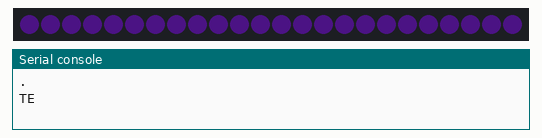
Recording of a program running on a simulated ESP32 board running MicroPython. On the bench: 24 RGB LEDs in strip order, left to right, the last lines printed to the serial console. Dim RGB values are drawn brighter than linear; WiFi joins after 1.5 s; the clock reads 2024-03-15 10:24:30 at power-on unless the program sets it; random numbers come from a fixed seed.

Above: at 0.3 s.
At 1.1 s:
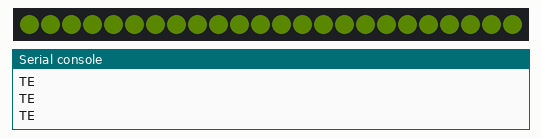
At 2.0 s:
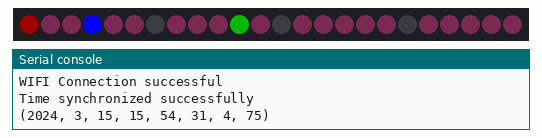
At 7.5 s:
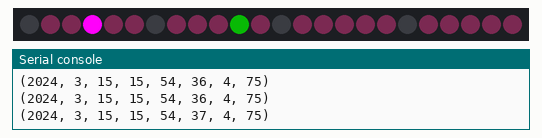
At 24.1 s:
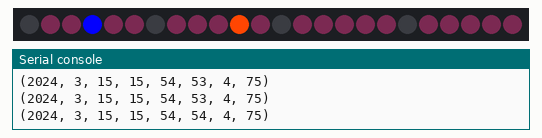
At 37.2 s:
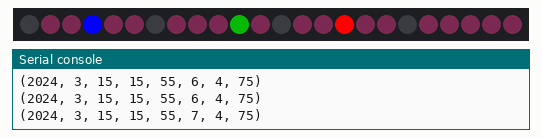

Measured:
- what the display in image 2 shows lasts 0.5 s, from 1.9 s to 2.4 s
- what the display in image 3 shows lasts 2.0 s, from 7.5 s to 9.5 s
- what the display in image 4 shows lasts 3.0 s, from 24.1 s to 27.1 s

The program:

Internet_connected_clock.py
```python
import neopixel
import time
import machine
import network
import ntptime
from random import randint # time-pass using random colours

# Settings

wifi_SSID = ['ssid0','ssid1']  #wifi ssid(s)
wifi_PWD  = ['pwd0','pwd1']    #wifi pwd(s)
wifi_id = 0                    #which ssid/pwd to use(follow python array rules whie entering a value)
time_off = 5.5 * 3600  # UTC offset in seconds
bg_col = (3, 1, 2)     # Background color
np_pin = 1             # NeoPixel pin
ck_type = 12           # Clock type: 12 or 24-hour format # work in progress

# Neopixel setup
pin = machine.Pin(np_pin)   # Set GPIO to output to drive NeoPixels
np = neopixel.NeoPixel(pin, 24)   # Create NeoPixel driver on GPIO0 for 24 pixels

# Network setup
sta = network.WLAN(network.STA_IF)
sta.active(True)

# Try connecting to WiFi and syncing time, until success
while True:
    time.sleep(.25)
    np.fill((randint(0,10), randint(0,10), randint(0,10)))
    np.write()
    print('.')
    try:
        if not sta.isconnected():
            sta.connect(wifi_SSID[wifi_id], wifi_PWD[wifi_id])
            while not sta.isconnected():
                pass
                print('TE')
                np.fill((randint(0,10), randint(0,10), randint(0,10)))
                np.write()
                time.sleep(.2)

        print('WIFI Connection successful')

        try:
            ntptime.settime()  # Sync time from NTP server
            print("Time synchronized successfully")
            break
        except Exception as e:
            print("Error syncing time:", e)
            actual_time = (2023, 9, 12, 1, 56, 0, 0, 0)  # Default time if NTP fails
    except Exception as e:
        print("WiFi connection failed, setting default time")
        actual_time = (2023, 9, 12, 1, 56, 0, 0, 0)  # Default time if no WiFi


# Timezone offset
UTC_OFFSET = int(time_off)

# Helper functions
def map_value(x, in_min, in_max, out_min, out_max):
    return (x - in_min) * (out_max - out_min) / (in_max - out_min) + out_min

def get_pix_value(tm, ip=60, ct=24):
    return round(map_value(tm, 0, ip, 0, ct))

def write(r, g, b, i):
    np[i] = (r, g, b)  # Set the pixel color

def orient(inp):
    return (inp + 12) % 24  # Always map the position to the 24-pixel range

def get_sec():
    seconds = actual_time[5]
    return orient(get_pix_value(tm=seconds, ip=60, ct=24))  # Always use 24 pixels for seconds

def get_min():
    minutes = actual_time[4]
    return orient(get_pix_value(tm=minutes, ip=60, ct=24))  # Always use 24 pixels for minutes

def get_hr():
    hour = actual_time[3]

    if ck_type == 12:
        if hour == 0:
            hour = 12  # Midnight becomes 12 AM
        elif hour > 12:
            hour -= 12  # Convert 13-23 to 1-11 for PM

    #pixel_range = ck_type# == 12 else 24
    return get_pix_value(hour, ip=24)#, ct=pixel_range))

def f_to_i(a, b, c):
    return int(a), int(b), int(c)

def update_color(r, g, b, i, dim=False):
    #if ck_type == 12 and actual_time[3] >= 12:
    #    r, g, b = f_to_i(r/2, g/2, b/2)  # Dim colors by 50% for PM#'''# work in progress


    tup = np[i]
    nr = r if r != '-' else tup[0]
    ng = g if g != '-' else tup[1]
    nb = b if b != '-' else tup[2]
    if dim:
        nr = round(nr/8)
        ng = round(ng/8)
        nb = round(nb/8)
        #print(nr)
        #print(ng)
        #print(nb)


    write(nr, ng, nb, i)

def make_markings_clear():
    update_color('-','-','-', orient(0), dim=True)
    update_color('-','-','-', orient(6), dim=True)
    update_color('-','-','-', orient(12), dim=True)
    update_color('-','-','-', orient(18), dim=True)
    update_color('-','-','-', orient(0), dim=True)
    '''update_color(0,0,0, orient(0), dim=True)
    update_color(0,0,0, orient(6), dim=True)
    update_color(0,0,0, orient(12), dim=True)
    update_color(0,0,0, orient(18), dim=True)'''


# Main loop
while True:
    actual_time = time.localtime(time.time() + UTC_OFFSET)
    print(actual_time)

    np.fill(bg_col)  # Fill background color
    make_markings_clear()

    # Update NeoPixels for second, minute, and hour
    update_color(254, '-', '-', get_sec())   # Red for seconds
    update_color('-', 70, '-', get_min())   # Green for minutes
    update_color('-', '-', 250, get_hr())    # Blue for hours
    make_markings_clear()

    np.write()  # Refresh the LEDs
    time.sleep(0.5)
```
